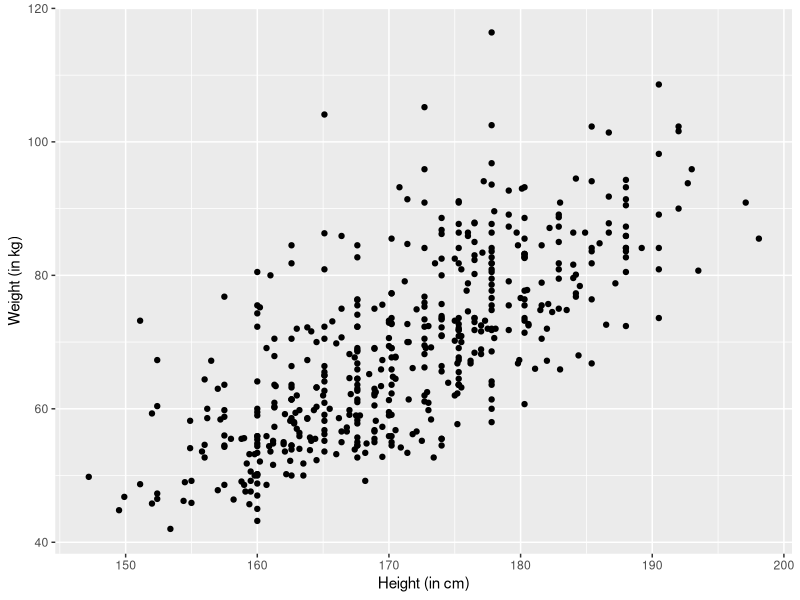

Source code (R):
library(tidyverse)

BodyData <- read.table("body.dat.txt", header=FALSE)
head(BodyData)

Weight <- BodyData[, 23]
head(Weight)

Height <- BodyData[, 24]
head(Height)

BodyData_df <- as.data.frame(BodyData)
View(BodyData_df)

BodyData_df %>%
  ggplot(aes(Height, Weight)) +
  geom_point() +
  scale_x_continuous(name = "Height (in cm)", breaks = seq(100, 200, 10)) +
  scale_y_continuous(name = "Weight (in kg)", breaks = seq(40, 120, 20))

BodyData_lm = lm(Weight ~ Height)
summary(BodyData_lm)




